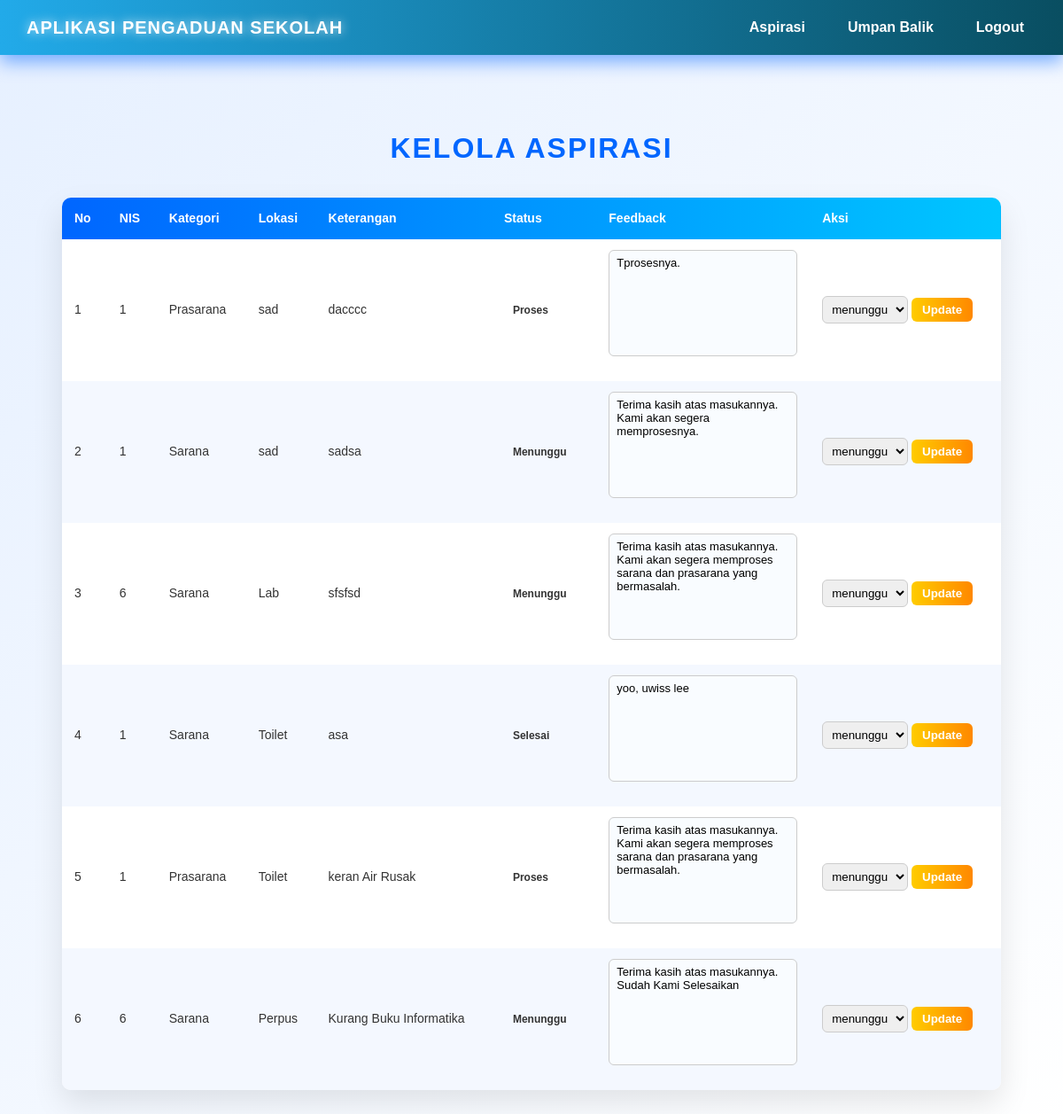
The page /admin.php (signed in) on the database its author committed.
### tables this page shows
CREATE TABLE `aspirasi` (
  `id_aspirasi` int(11) NOT NULL,
  `nis` int(10) NOT NULL,
  `id_kategori` int(11) NOT NULL,
  `lokasi` varchar(50) NOT NULL,
  `keterangan` varchar(100) NOT NULL,
  `status` enum('Menunggu','Proses','Selesai') DEFAULT 'Menunggu',
  `feedback` varchar(100) DEFAULT NULL
);

CREATE TABLE `kategori` (
  `id_kategori` int(11) NOT NULL,
  `ket_kategori` varchar(30) NOT NULL
);

### admin.php (the view, shortened to what this page needs)
<?php
include 'koneksi.php';
$query = "SELECT a.* , k.ket_kategori
          FROM aspirasi a
          JOIN kategori k ON a.id_kategori = k.id_kategori
          ORDER BY a.id_aspirasi DESC";
$data = mysqli_query($koneksi, $query);
?>
<!DOCTYPE html>
<html lang="id">
<head>
    <link rel="stylesheet" href="style.css">
</head>
<body>
<?php include 'navbar.php'; ?>
<div class="admin">
    <h1>Kelola Aspirasi</h1>
    <table>
        <thead>
            <tr>
                <th>No</th>
                <th>NIS</th>
                <th>Kategori</th>
                <th>Lokasi</th>
                <th>Keterangan</th>
                <th>Status</th>
                <th>Feedback</th>
                <th>Aksi</th>
            </tr>
        </thead>
        <tbody>
        <?php $no = 1; ?>
        <?php foreach ($data as $d): ?>
            <tr>
                <td><?= $no++ ?></td>
                <td><?= htmlspecialchars($d['nis']) ?></td>
                <td><?= htmlspecialchars($d['ket_kategori']) ?></td>
                <td><?= htmlspecialchars($d['lokasi']) ?></td>
                <td><?= htmlspecialchars($d['keterangan']) ?></td>
                <td>
                    <span class="status">
                        <?= $d['status'] ?>
                    </span>
                </td>
                <td>
                    <form action="update_status.php" method="post">
                        <textarea name="feedback" rows="2"><?= htmlspecialchars($d['feedback']) ?></textarea>
                </td>
                <td>
                        <select name="status">
                            <option value="menunggu" <?= $d['status']=='menunggu'?'selected':'' ?>>menunggu</option>
                        </select>
                        <button type="submit">Update</button>
                </td>
            </tr>
        <?php endforeach; ?>
        </tbody>
    </table>
</div>
</body>
</html>

### style.css (style rules this page uses)
* { margin: 0; padding: 0; box-sizing: border-box; font-family: "Segoe UI", Arial, sans-serif; }
body { background: linear-gradient(135deg, #e6f0ff, #ffffff); min-height: 100vh; color: #222; }
form { display: flex; flex-direction: column; }
form input, form select, form textarea { margin-bottom: 16px; padding: 12px; border-radius: 8px; border: 2px solid #cce0ff; background: #f9fcff; font-size: 14px; transition: 0.3s; }
form textarea { min-height: 110px; resize: none; }
.admin { max-width: 1100px; margin: 80px auto; padding: 0 20px; }
.admin h1 { text-align: center; margin-bottom: 30px; color: #0066ff; text-transform: uppercase; letter-spacing: 2px; }
table { width: 100%; border-collapse: collapse; background: #fff; box-shadow: 0 15px 35px rgba(0,0,0,0.1); border-radius: 10px; overflow: hidden; }
thead { background: linear-gradient(90deg, #0066ff, #00c6ff); color: #fff; }
th, td { padding: 12px 14px; text-align: left; font-size: 14px; }
tbody tr:nth-child(even) { background: #f4f8ff; }
.status { padding: 5px 10px; border-radius: 20px; font-size: 12px; font-weight: bold; }
.admin form { display: flex; gap: 8px; }
.admin select { padding: 6px; border-radius: 6px; border: 1px solid #ccc; }
.admin button { padding: 6px 12px; border: none; border-radius: 6px; background: linear-gradient(90deg, #ffcc00, #ff8800); font-weight: bold; cursor: pointer; }
.admin textarea { width: 100%; padding: 6px 8px; border-radius: 6px; border: 1px solid #ccc; font-size: 13px; resize: none; }
* { margin: 0; padding: 0; box-sizing: border-box; font-family: Arial, Helvetica, sans-serif; }
body { line-height: 1.6; color: #333; }
form { max-width: 400px; margin: auto; display: flex; flex-direction: column; gap: 15px; }
input, textarea { padding: 10px; border-radius: 5px; border: 1px solid #ccc; }
textarea { resize: none; height: 120px; }
button { padding: 12px; border: none; background: #0077cc; color: white; border-radius: 5px; cursor: pointer; }

### rows shown on the page
aspirasi: nis "1", id_kategori.ket_kategori "Prasarana", lokasi "sad", keterangan "dacccc", status "Proses", feedback "Tprosesnya."
aspirasi: nis "1", id_kategori.ket_kategori "Sarana", lokasi "sad", keterangan "sadsa", status "Menunggu", feedback "Terima kasih atas masukannya. Kami akan segera memprosesnya."
aspirasi: nis "6", id_kategori.ket_kategori "Sarana", lokasi "Lab", keterangan "sfsfsd", status "Menunggu", feedback "Terima kasih atas masukannya. Kami akan segera memproses sarana dan prasarana yang bermasalah."
aspirasi: nis "1", id_kategori.ket_kategori "Sarana", lokasi "Toilet", keterangan "asa", status "Selesai", feedback "yoo, uwiss lee"
aspirasi: nis "1", id_kategori.ket_kategori "Prasarana", lokasi "Toilet", keterangan "keran Air Rusak", status "Proses", feedback "Terima kasih atas masukannya. Kami akan segera memproses sarana dan prasarana yang bermasalah."
aspirasi: nis "6", id_kategori.ket_kategori "Sarana", lokasi "Perpus", keterangan "Kurang Buku Informatika", status "Menunggu", feedback "Terima kasih atas masukannya. Sudah Kami Selesaikan"
